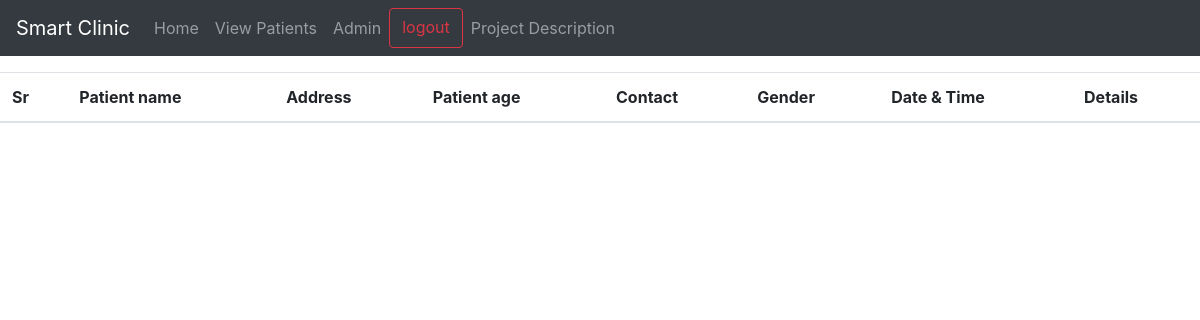
The page /view_patients/ (signed in) on the database as committed earlier.
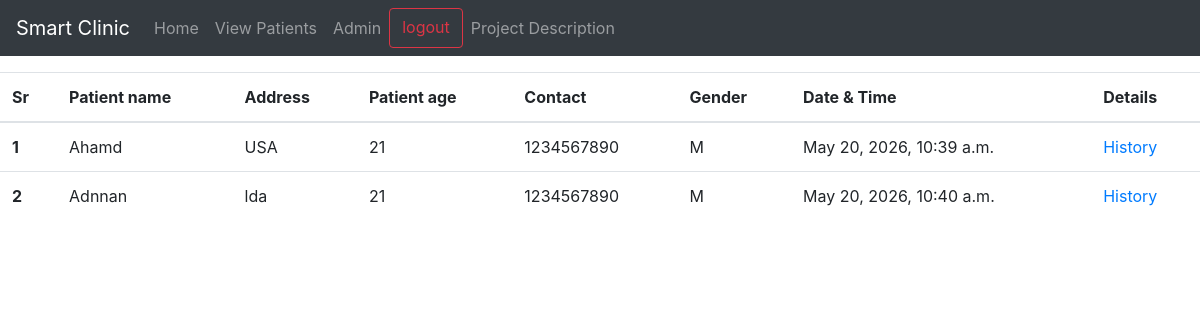
The same page on the database as committed later.
### b_auth/models.py (models this page shows, shortened)
class Patients(models.Model):
    user=models.ForeignKey(User,on_delete=models.SET_NULL,null=True,blank=True)
    patient_name=models.CharField(max_length=100)
    patient_age=models.IntegerField(blank=True,null=True)
    choice=[
        ('M','Male'),
        ('F','Female'),
        ('O','Other')
    ]
    gender=models.CharField(max_length=1,choices=choice)
    contact=models.CharField(max_length=11)
    address=models.TextField(blank=True,null=True)
    time=models.DateTimeField(default=timezone.now)

### b_auth/views.py (the view)
# urls.py: path('view_patients/',views.view_patient,name='view_patient'),
@login_required(login_url='/login/')
def view_patient(request):
    queryset=Patients.objects.all()
    context={'patients':queryset}
    return render(request,'view_patients.html',context)

### b_auth/templates/view_patients.html (shortened to what this page needs)
{% extends "index.html" %}
{% block content %}
<table class="table mt-3">
  <thead>
    <tr>
      <th scope="col">Sr</th>
      <th scope="col">Patient name</th>
      <th scope="col">Address</th>
      <th scope="col">Patient age</th>
      <th scope="col">Contact</th>
      <th scope="col">Gender</th>
      <th scope="col">Date & Time</th>
      <th scope="col">Details</th>
    </tr>
  </thead>
  <tbody>
    {% for patient in patients%}
    <tr>
      <th scope="row">{{forloop.counter}}</th>
      <td>{{patient.patient_name}}</td>
      <td>{{patient.address}}</td>
      <td>{{patient.patient_age}}</td>
      <td>{{patient.contact}}</td>
      <td>{{patient.gender}}</td>
      <td>{{patient.time}}</td>
      <td><a href="/patient_recode/">History</a></td>
    </tr>
    {%endfor%}
  </tbody>
</table>
{% endblock content %}

### b_auth/templates/index.html (shortened to what this page needs)
{% load static %}
<!doctype html>
<html lang="en">
<head>
  <link rel="stylesheet" href="{% static 'css/styles.css'%}">
  <link rel="stylesheet" href="https://cdn.jsdelivr.net/npm/bootstrap@4.4.1/dist/css/bootstrap.min.css"
>
</head>
<body>
  <nav class="navbar navbar-expand-lg navbar-dark bg-dark px-3">
    <a class="navbar-brand fw-bold" href="/">Smart Clinic</a>
    <div class="collapse navbar-collapse" id="navbarNav">
      <ul class="navbar-nav ms-auto">
        <li class="nav-item">
          <a class="nav-link" href="/">Home</a>
        </li>
        <li class="nav-item">
          <a class="nav-link" href="/view_patients/">View Patients</a>
        </li>
        <li class="nav-item">
          <a class="nav-link" href="/admin/">Admin</a>
        </li>
        {% if request.user.is_authenticated %}
        <a href="/logout/" class="btn btn-outline-danger" type="submit">logout</a>
        {% else %}
        <li class="nav-item">
          <a class="nav-link btn btn-outline-success px-3 mx-1" href="/login/">Login</a>
        </li>
        {%endif%}
      </ul>
      <ul class="navbar-nav ms-auto">
        <li class="nav-item"><a class="nav-link" href="{% url 'project_info'%}">Project Description</a></li>
      </ul>
  </nav>
  {% block content %}
  {% endblock content %}
</body>
</html>

Rows that differ between the two databases and show on the page:
added Patients: patient_name "Ahamd", address "USA", patient_age "21", contact "1234567890", gender "M", time "May 20, 2026, 10:39 a.m."
added Patients: patient_name "Adnnan", address "lda", patient_age "21", contact "1234567890", gender "M", time "May 20, 2026, 10:40 a.m."
